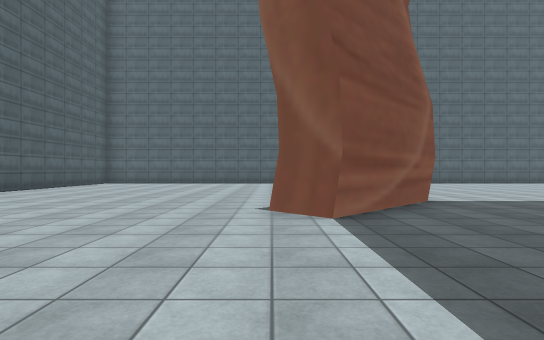
[1] (above)

19 first-person views from a walk through a scene from a Unity 3-D project. The camera is 1.2 m above the floor, looks level and sees 80° across. The floor is counted in squares, 2 m on a side. Each view is taken from the middle of a square. On the plan, view 1 faces up. The plan holds only what a view shows up to about 10 squares ahead; the rest is blank. The player character is not drawn. Some surface patterns are stand-ins.

[2]
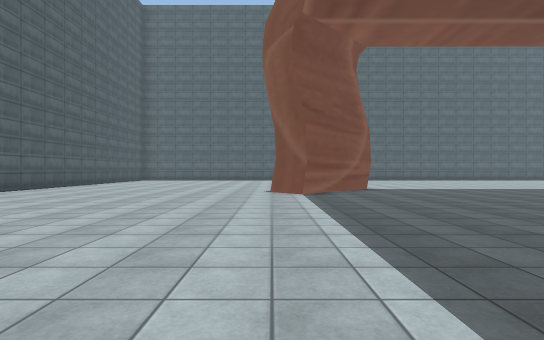

[3]
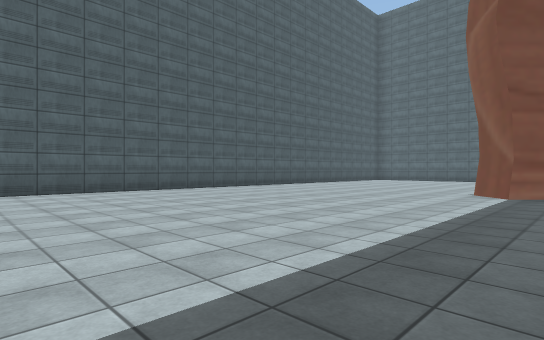

[4]
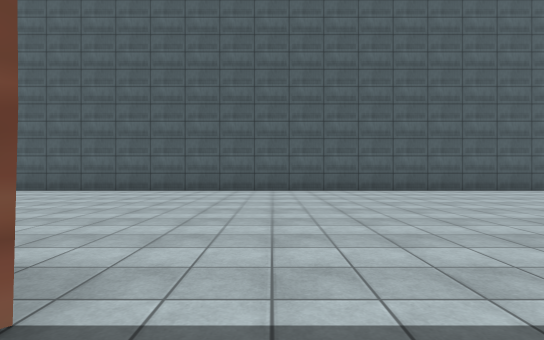

[5]
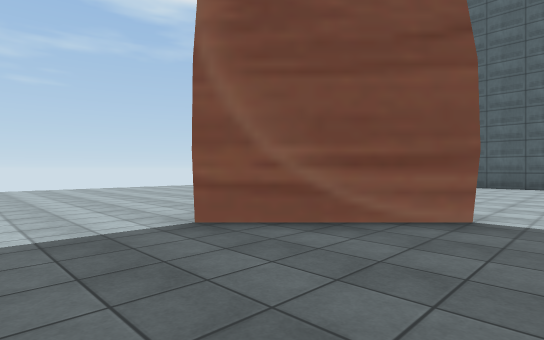

[6]
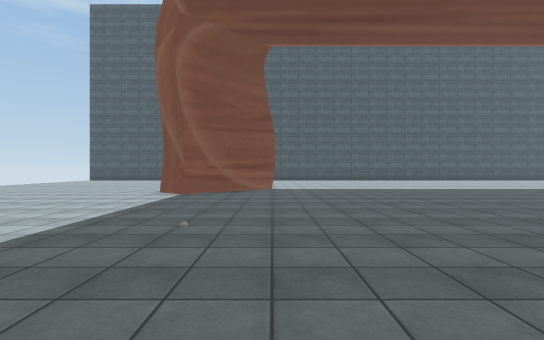

[7]
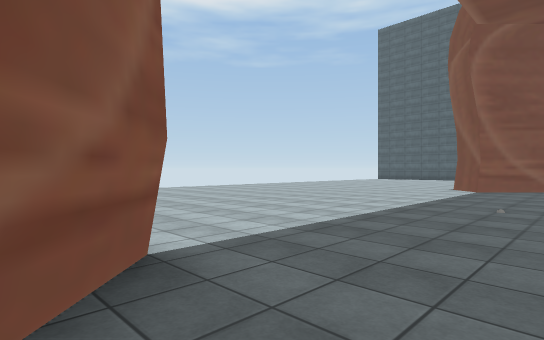

[8]
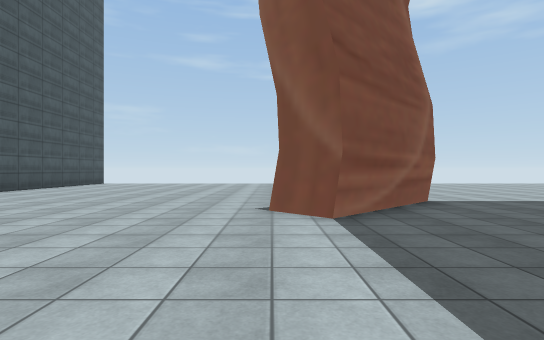

[9]
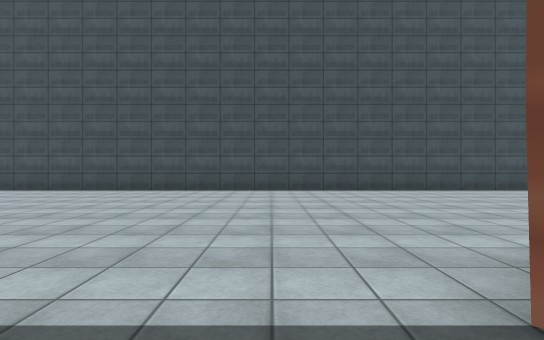

[10]
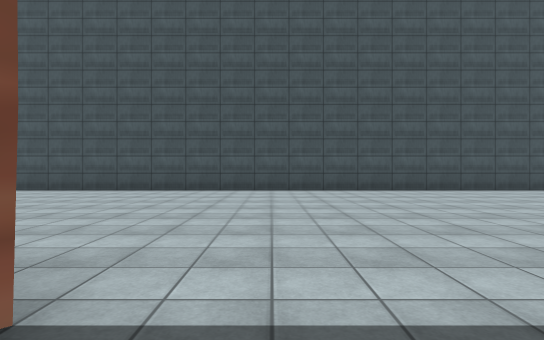

[11]
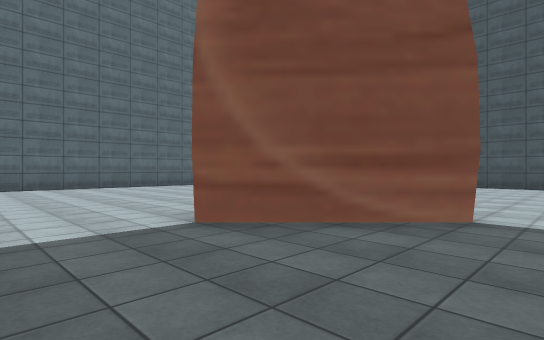

[12]
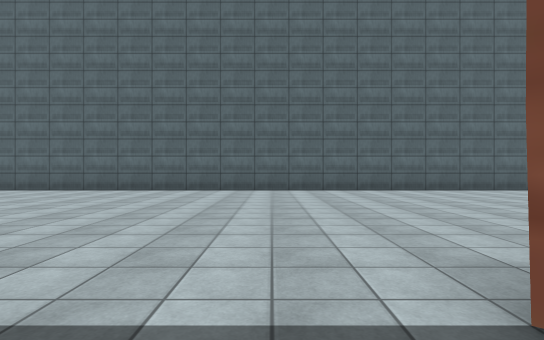

[13]
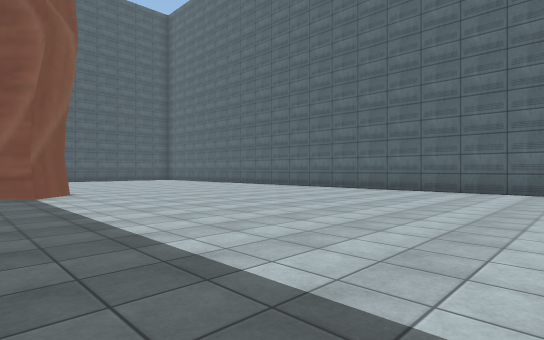

[14]
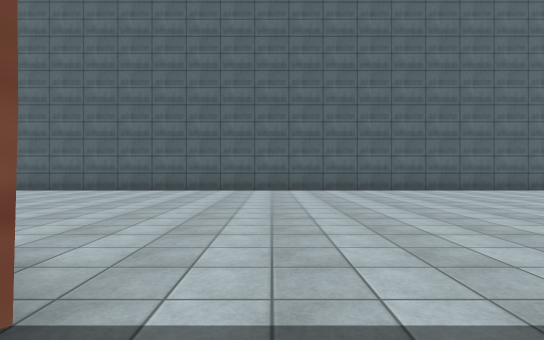

[15]
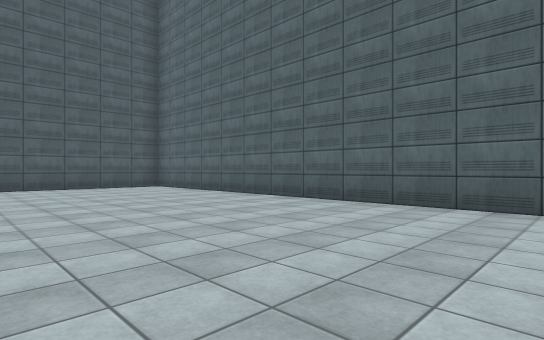

[16]
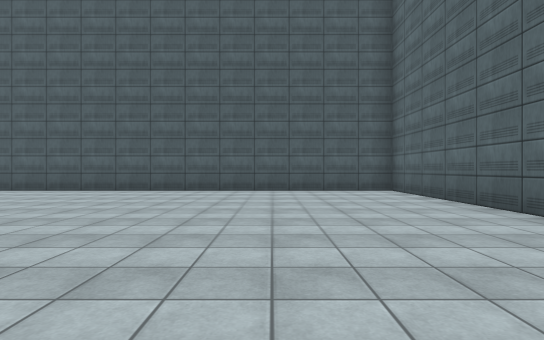

[17]
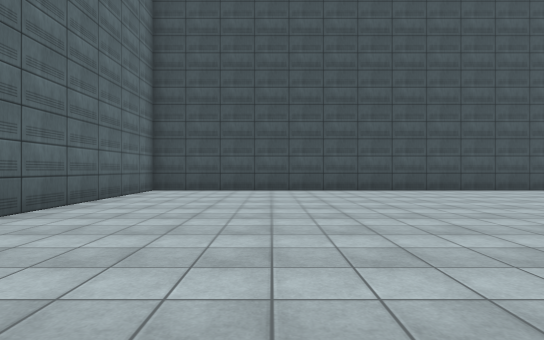

[18]
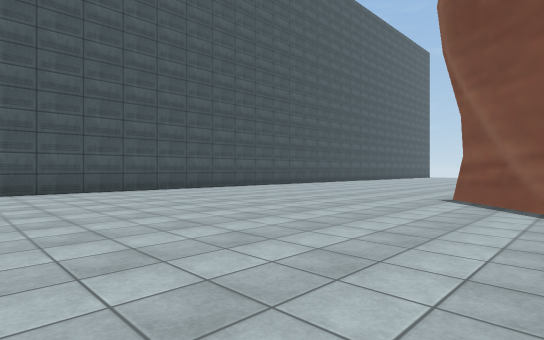

[19]
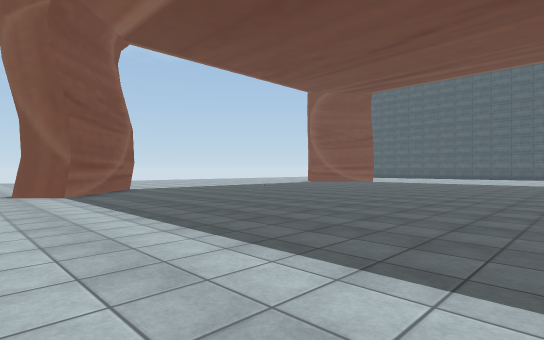

### Floor plan
Points are (right, up) in squares from view 1. A wall is a line through its corners. A room is listed if a view was taken in it or the views show most of it. See-through windows are left out.
Room 1 (views 1, 2, 3, 4, 5, 6, 7, 8, 9, 10, 11, 12, 13, 14, 15, 16, 17, 18, 19)
walls: (0.8, -4.9) (3.1, -7.2) (2.3, -8); (14.2, 3.9) (11.9, 6.2); (2.2, 7.1) (3, 6.2) (0.8, 4) (-0.1, 4.8); (11.9, -7.2) (14.2, -4.9) (15.1, -5.8); (13.5, 6.2) (15, 4.7); (22.4, -11.5) (22.4, 14.5) (-7.3, 14.5) (-7.3, -11.4)

Positions as (right, up) in squares from view 1, and headings:
1: (0, 0), facing up
2: (0, -4), facing up
3: (2, -4), facing up-left
4: (2, -4), facing left
5: (5, -4), facing down-left
6: (11, -5), facing left
7: (13, -5), facing down-left
8: (15, -1), facing down
9: (13, -4), facing right
10: (13, 3), facing right
11: (10, 3), facing up-right
12: (11, 5), facing up
13: (11, 5), facing up-left
14: (4, 5), facing up
15: (4, 9), facing up-left
16: (2, 11), facing left
17: (13, 11), facing right
18: (13, 12), facing down-right
19: (16, 3), facing down-left
